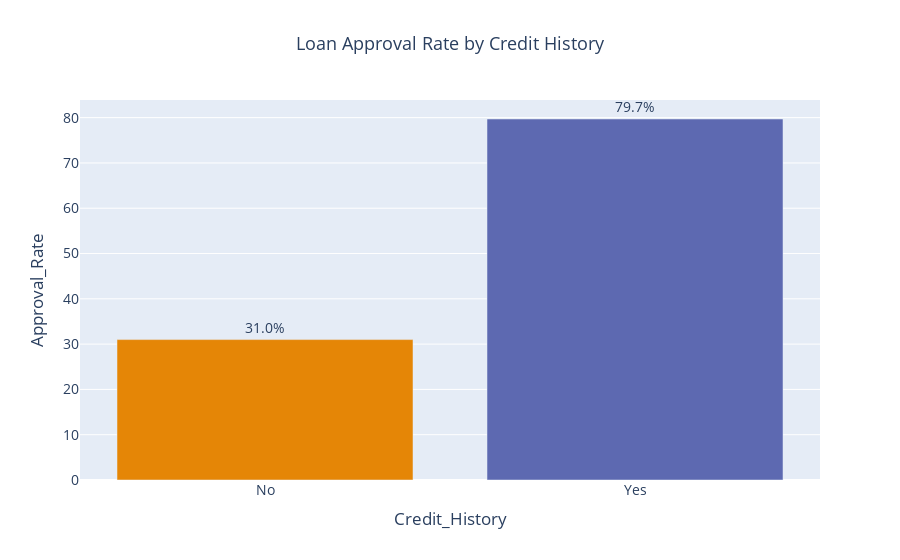

Source (notebook cell):
### Code cell
# Ensuring Approval_Rate is numeric 
if credit_history_impact['Approval_Rate'].dtype == 'object':  
    credit_history_impact['Approval_Rate'] = credit_history_impact['Approval_Rate'].str.rstrip('%').astype(float)
else:
    credit_history_impact['Approval_Rate'] = credit_history_impact['Approval_Rate'].astype(float)

# Create an interactive bar chart with bright colors
fig = px.bar(credit_history_impact, x=credit_history_impact.index, y='Approval_Rate', 
             title='Loan Approval Rate by Credit History', 
             labels={'x': 'Credit History', 'y': 'Approval Rate (%)'},
             text=credit_history_impact['Approval_Rate'].round(1).astype(str) + '%', 
             color=credit_history_impact.index, 
             color_discrete_sequence=px.colors.qualitative.Vivid)  

# Update layout for better styling
fig.update_traces(textposition='outside') 
fig.update_layout(font_size=14, title_font_size=18, title_x=0.5, showlegend=False)

fig.show()

### Figure 1 — Plotly figure (JSON) as saved in the notebook; plotly's stock layout.template omitted (floating-point values rounded to 4 significant figures)
{"data": [{"alignmentgroup": "True", "hovertemplate": "Credit_History=%{x}<br>Approval_Rate=%{y}<br>text=%{text}<extra></extra>", "legendgroup": "No", "marker": {"color": "rgb(229, 134, 6)", "pattern": {"shape": ""}}, "name": "No", "offsetgroup": "No", "orientation": "v", "showlegend": true, "text": ["31.0%"], "textposition": "outside", "type": "bar", "x": ["No"], "xaxis": "x", "y": [31], "yaxis": "y"}, {"alignmentgroup": "True", "hovertemplate": "Credit_History=%{x}<br>Approval_Rate=%{y}<br>text=%{text}<extra></extra>", "legendgroup": "Yes", "marker": {"color": "rgb(93, 105, 177)", "pattern": {"shape": ""}}, "name": "Yes", "offsetgroup": "Yes", "orientation": "v", "showlegend": true, "text": ["79.7%"], "textposition": "outside", "type": "bar", "x": ["Yes"], "xaxis": "x", "y": [79.7], "yaxis": "y"}], "layout": {"autosize": true, "barmode": "relative", "font": {"size": 14}, "legend": {"title": {"text": "Credit_History"}, "tracegroupgap": 0}, "showlegend": false, "title": {"font": {"size": 18}, "text": "Loan Approval Rate by Credit History", "x": 0.5}, "xaxis": {"anchor": "y", "autorange": true, "categoryarray": ["No", "Yes"], "categoryorder": "array", "domain": [0, 1], "range": [-0.5, 1.5], "title": {"text": "Credit_History"}, "type": "category"}, "yaxis": {"anchor": "x", "autorange": true, "domain": [0, 1], "range": [0, 83.89], "title": {"text": "Approval_Rate"}, "type": "linear"}}}
